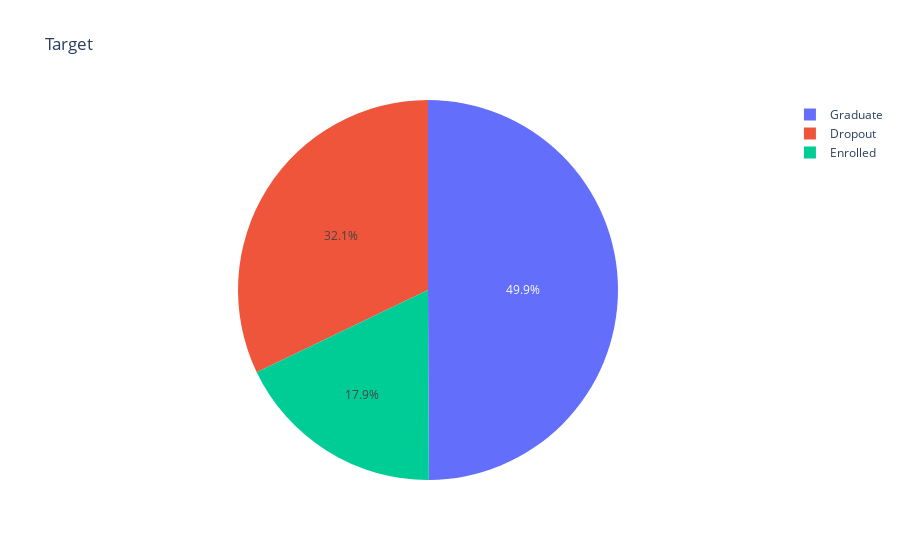

Here is the notebook cell this chart was saved with:
### Code cell
fig=px.pie(df, values=df['Target'].value_counts().values,
           names=df['Target'].value_counts().index, title='Target')
fig.show()

### Figure 1 — Plotly figure (JSON) as saved in the notebook; plotly's stock layout.template omitted (floating-point values rounded to 4 significant figures)
{"data": [{"domain": {"x": [0, 1], "y": [0, 1]}, "hovertemplate": "label=%{label}<br>value=%{value}<extra></extra>", "labels": ["Graduate", "Dropout", "Enrolled"], "legendgroup": "", "name": "", "showlegend": true, "type": "pie", "values": [2209, 1421, 794]}], "layout": {"legend": {"tracegroupgap": 0}, "title": {"text": "Target"}}}
